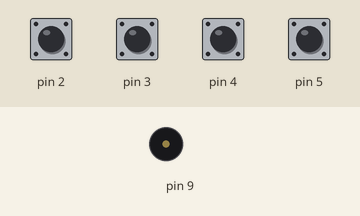
Simulated run of this sketch. Board: Arduino Uno, built with avr-gcc and run on an emulated ATmega328P. On the bench: buzzer (waves = sounding). The test bench sets the inputs (shaded band); at power-on: pin 2–5 HIGH.

Above: at 1.2 s.
1.3 s: pin 2 pulled LOW for 0.15 s
At 1.37 s:
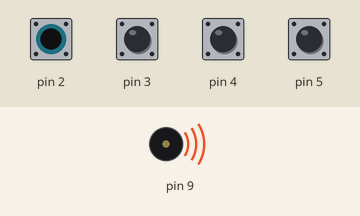
Timing chart, 0 to 4.3 s (numbered marks = the images above; inputs shaded):
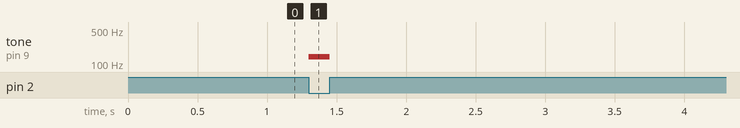

Measured:
- after the input at 1.3 s, tone on pin 9: silent → 140 Hz at once, → silent 0.15 s later

The sketch:

sketch-mini-piano-alternative.ino
```cpp
void setup() {
  pinMode(2, INPUT_PULLUP);
  pinMode(3, INPUT_PULLUP);
  pinMode(4, INPUT_PULLUP);
  pinMode(5, INPUT_PULLUP);
}

void loop() {
  if (!digitalRead(2)) {
    tone(9, 140);
  } else if (!digitalRead(3)) {
      tone(9, 296);
  } else if (!digitalRead(4)) {
      tone(9, 628);
  } else if (!digitalRead(5)) {
      tone(9, 1331);
  } else {
    noTone(9);
  }
}
```
